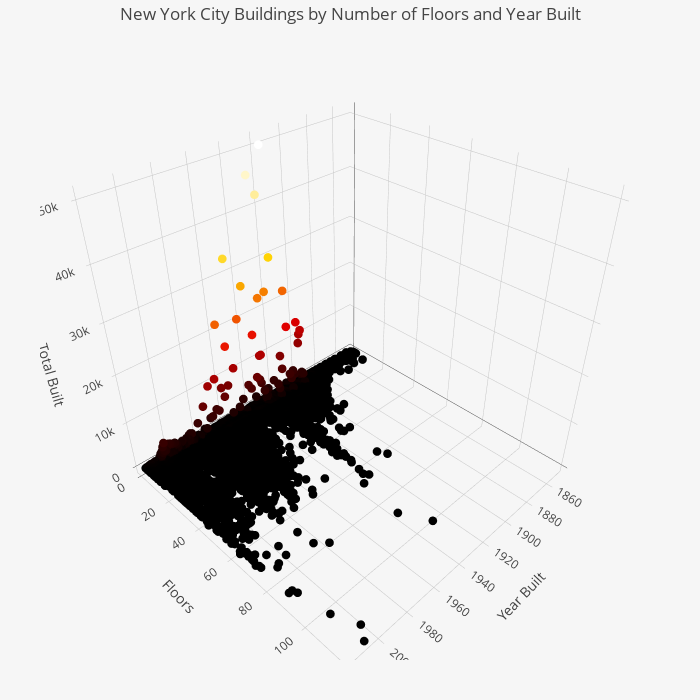

This figure's notebook cell:
### Markdown cell above
Because we are concerned about buildings that are both old and tall, the best way to present this information would be to use colors to denote the buildings that are very tall, while not worrying about the ones that are smaller. Setting the colorscale to Plotly's hot preset is perfect for this since we are able to visualize the part of the data we care about the most:

### Code cell
# From https://plot.ly/python/3d-scatter-plots/
trace1 = go.Scatter3d(
    x=floors_df['YearBuilt'],
    y=floors_df['npNumFloors'],
    z=floors_df['N.Buildings'],
    mode='markers',
    marker=dict(
        size=3,
        color=z,                # set color to an array/list of desired values
        colorscale='Hot',   # choose a colorscale
        opacity=1.0
    )
)

data = [trace1]
layout = go.Layout(
    title='New York City Buildings by Number of Floors and Year Built',
    scene=go.Scene(
        xaxis=go.XAxis(title='Year Built'),
        yaxis=go.YAxis(title='Floors'),
        zaxis=go.ZAxis(title='Total Built')
    ),
    autosize=False,
    width=700,
    height=700,
    paper_bgcolor='rgba(246,246,246,246)',
    plot_bgcolor='rgba(246,246,246,246)',
    margin=dict(
        l=40,
        r=40,
        b=40,
        t=40
    )
)
camera = dict(
    up=dict(x=0, y=0, z=1),
    center=dict(x=0, y=0, z=0),
    eye=dict(x=1.25, y=1.25, z=1.25)
)
fig = go.Figure(data=data, layout=layout)
plotly.offline.iplot(fig)

### Figure 1 — Plotly figure (JSON) as saved in the notebook; plotly's stock layout.template omitted (floating-point values rounded to 4 significant figures; data arrays with more than 128 entries replaced by an {"elided": "..."} marker saying what was removed)
{"data": [{"marker": {"color": {"elided": "3218 int values"}, "colorscale": "Hot", "opacity": 1, "size": 3}, "mode": "markers", "type": "scatter3d", "x": {"elided": "3218 int values"}, "y": {"elided": "3218 int values"}, "z": {"elided": "3218 int values"}}], "layout": {"autosize": false, "height": 700, "margin": {"b": 40, "l": 40, "r": 40, "t": 40}, "paper_bgcolor": "rgba(246,246,246,246)", "plot_bgcolor": "rgba(246,246,246,246)", "scene": {"xaxis": {"title": "Year Built"}, "yaxis": {"title": "Floors"}, "zaxis": {"title": "Total Built"}}, "title": "New York City Buildings by Number of Floors and Year Built", "width": 700}}
